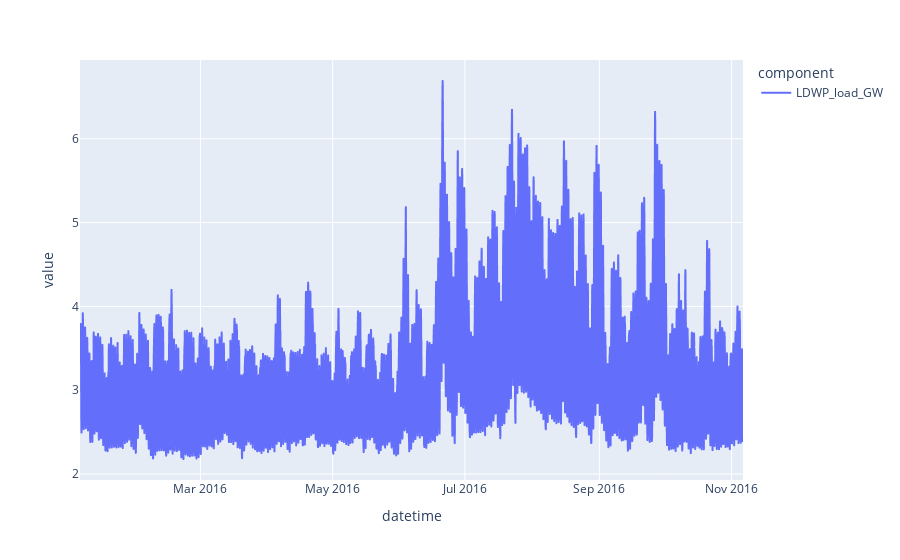

Notebook code for this chart:
### Code cell
px.line(ts_train[1].pd_dataframe())

### Figure 1 — Plotly figure (JSON) as saved in the notebook; plotly's stock layout.template omitted (floating-point values rounded to 4 significant figures; data arrays with more than 128 entries replaced by an {"elided": "..."} marker saying what was removed)
{"data": [{"hovertemplate": "component=LDWP_load_GW<br>datetime=%{x}<br>value=%{y}<extra></extra>", "legendgroup": "LDWP_load_GW", "line": {"color": "#636efa", "dash": "solid"}, "marker": {"symbol": "circle"}, "mode": "lines", "name": "LDWP_load_GW", "showlegend": true, "type": "scattergl", "x": {"elided": "7340 str values"}, "xaxis": "x", "y": {"elided": "7340 float values"}, "yaxis": "y"}], "layout": {"legend": {"title": {"text": "component"}, "tracegroupgap": 0}, "margin": {"t": 60}, "xaxis": {"anchor": "y", "domain": [0, 1], "title": {"text": "datetime"}}, "yaxis": {"anchor": "x", "domain": [0, 1], "title": {"text": "value"}}}}
